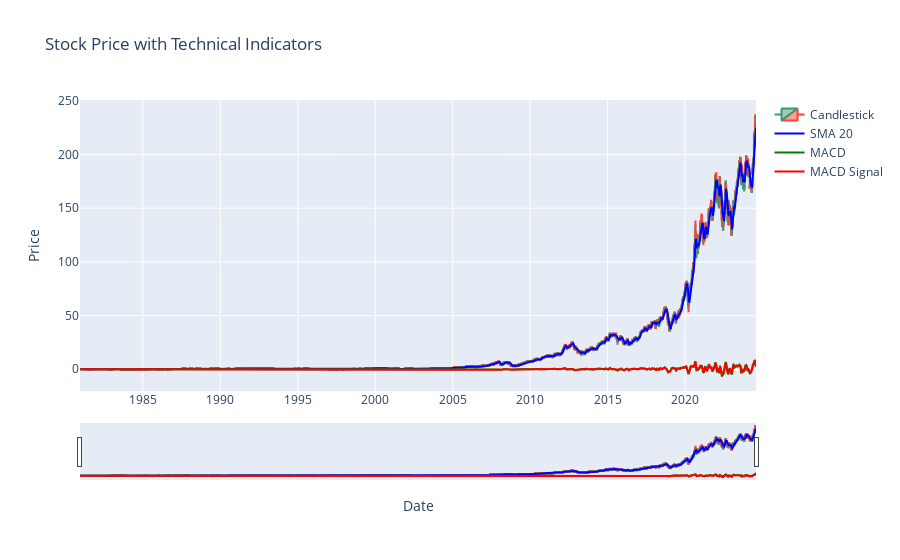
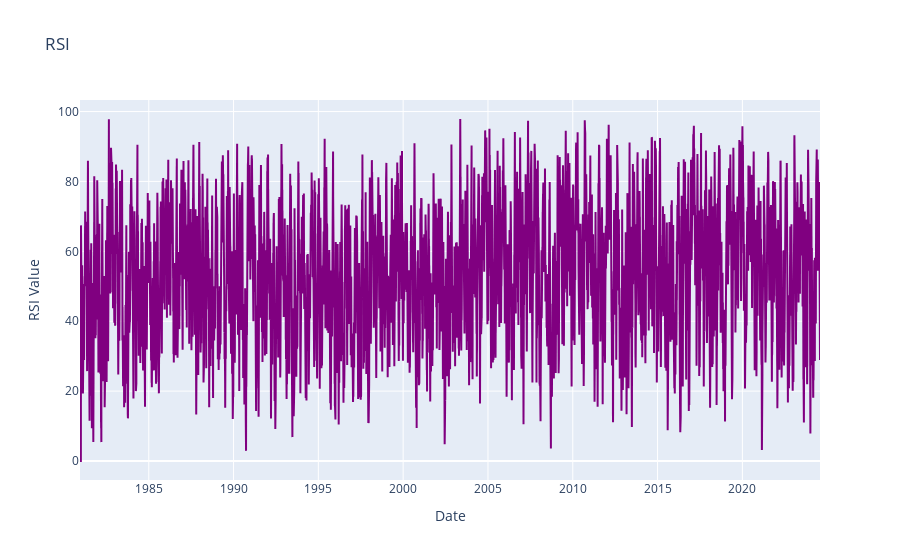

The code cell stored with these charts, in order, in its notebook:
### Code cell
visualize_stock_data(stock_data)

### Figure 1 — Plotly figure (JSON) as saved in the notebook; plotly's stock layout.template omitted (floating-point values rounded to 4 significant figures; data arrays with more than 128 entries replaced by an {"elided": "..."} marker saying what was removed)
{"data": [{"close": {"elided": "10998 float values"}, "high": {"elided": "10998 float values"}, "low": {"elided": "10998 float values"}, "name": "Candlestick", "open": {"elided": "10998 float values"}, "type": "candlestick", "x": {"elided": "10998 str values"}}, {"line": {"color": "blue", "width": 2}, "name": "SMA 20", "type": "scatter", "x": {"elided": "10998 str values"}, "y": {"elided": "10998 float values"}}, {"line": {"color": "green", "width": 2}, "name": "MACD", "type": "scatter", "x": {"elided": "10998 str values"}, "y": {"elided": "10998 float values"}}, {"line": {"color": "red", "width": 2}, "name": "MACD Signal", "type": "scatter", "x": {"elided": "10998 str values"}, "y": {"elided": "10998 float values"}}], "layout": {"title": {"text": "Stock Price with Technical Indicators"}, "xaxis": {"title": {"text": "Date"}}, "yaxis": {"title": {"text": "Price"}}}}

### Figure 2 — Plotly figure (JSON) as saved in the notebook; plotly's stock layout.template omitted (floating-point values rounded to 4 significant figures; data arrays with more than 128 entries replaced by an {"elided": "..."} marker saying what was removed)
{"data": [{"line": {"color": "purple", "width": 2}, "name": "RSI", "type": "scatter", "x": {"elided": "10998 str values"}, "y": {"elided": "10998 float values"}}], "layout": {"title": {"text": "RSI"}, "xaxis": {"title": {"text": "Date"}}, "yaxis": {"title": {"text": "RSI Value"}}}}
